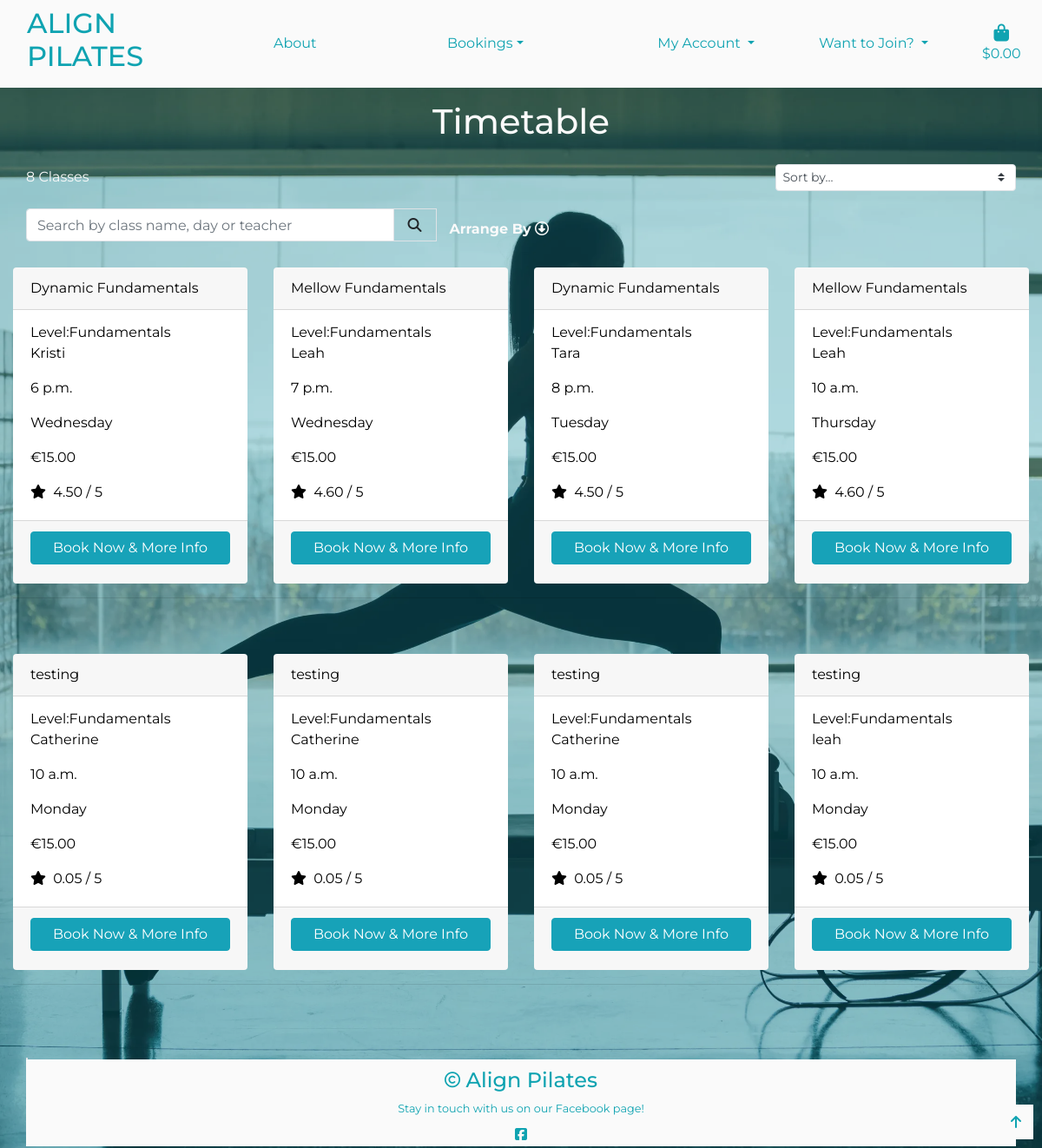
/classes/?level=fundamentals, run on an earlier commit of the app's database.
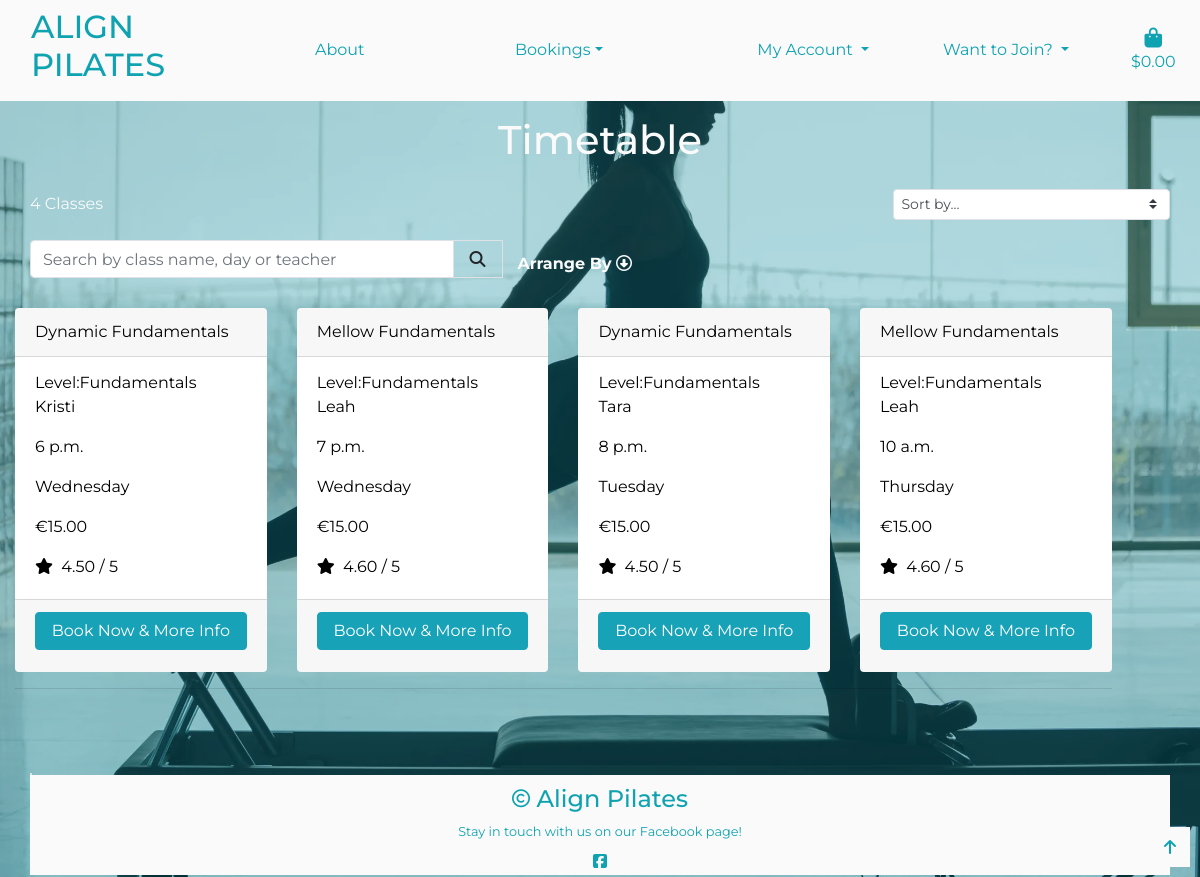
And on a later commit of the database.
### classes/models.py (models this page shows, shortened)
class Class_Type(models.Model):
    name = models.CharField(max_length=254)
    level = models.ForeignKey('Level', null=True, blank=True, on_delete=models.SET_NULL)
    description = models.TextField()
    teacher = models.CharField(max_length=254)
    cost = models.DecimalField(max_digits=4, decimal_places=2)
    time = models.TimeField()
    day = models.CharField(max_length=9)
    rating = models.DecimalField(max_digits=6, decimal_places=2, null=True, blank=True)
    day_number = models.IntegerField(default=1)
    def __str__(self):
        return self.name

class Level(models.Model):
    name = models.CharField(max_length=254)
    friendly_name = models.CharField(max_length=254, null=True, blank=True)
    def __str__(self):
        return self.name

### classes/views.py (the view, shortened to what this page needs)
# urls.py: path('', views.all_classes, name='classes'),
def all_classes(request):
    class_types = Class_Type.objects.all()
    query = None
    levels = None
    direction = None
    sort = None
    if request.GET:
        if 'sort' in request.GET:
            sortkey = request.GET['sort']
            sort = sortkey
            if sortkey == 'name':
                sortkey = 'lower_name'
                class_types = class_types.annotate(lower_name=Lower('name'))
            if 'direction' in request.GET:
                direction = request.GET['direction']
                if direction == 'desc':
                    sortkey = f'-{sortkey}'
            class_types = class_types.order_by(sortkey)
    if request.GET:
        if 'level' in request.GET:
            levels = request.GET['level'].split(',')
            print(levels)
            class_types = class_types.filter(level__friendly_name__in=levels)
            print(class_types)
            levels = Level.objects.filter(friendly_name__in=levels)
    current_sorting = f'{sort}_{direction}'
    context = {
        'class_types': class_types,
        'search_term': query,
        'current_levels': levels,
        'current_sorting': current_sorting,
    }
    return render(request, 'classes/classes.html', context )

### basket/contexts.py (called while the page is built, shortened)
def basket_contents(request):
    basket_items = []
    grand_total = 0
    class_count = 0
    cost = 15
    basket = request.session.get('basket', {})
    context = {
        'basket_items': basket_items,
        'grand_total': grand_total,
        'class_count': class_count,
    }
    return context

### classes/templates/classes/classes.html (shortened to what the changed rows need)
{% extends 'base.html' %}
{% load static %}
{% block content %}
    <div class="overlay"></div>
    <div class="container class-list">
        <div class="row timetable-row">
            <div class="col text-center mt-3">
               <h2 class="timetable-header">Timetable</h2>
            </div>
               <div class="row class-rows">
                <div class="col-12">
                    <div class="row mt-1 mb-2">
                    <div class="col-12 col-md-6 order-md-first">
                        <p class="mt-3 text-center text-md-left">
                            {{ class_types|length }} Classes{% if search_term %} found for <strong>"{{ search_term }}"</strong>{% endif %}
                        </p>
                    </div>
                </div>
        </div>
        <div class="row">
            <div class="class-container col-12">
                <div class="row">
                    {% for class in class_types %}
                    <div class="col-sm-6 col-md-6 col-lg-4 col-xl-3 class-cards">
                        <div class="card h-100 border-0">
                            <div class="card-header">{{ class.name }}</div>
                            <div class="card-body">
                                <p class="card-subtitle">Level:{{ class.level }}</p>
                                <p class="card-text">{{ class.teacher }}</p>
                                <p class="card-text">{{ class.time }}</p>
                                <p class="card-text">{{ class.day }}</p>
                                <p class="card-text">€{{ class.cost }}</p>
                                {% if class.rating %}
                                <p class="card-text"><i class="fas fa-star mr-1"></i> {{ class.rating }} / 5</p>
                                {% else %}
                                <p class="card-text">No Rating</p>
                                {% endif %}
                            </div>
                            <div class="card-footer">
                                <a href="{% url 'class_type' class.id %}" class="btn btn-info btn-block">Book Now & More Info</a>
                            </div>
                        </div>
                    </div>
                        {% if forloop.counter|divisibleby:4 %}
                            <div class="col-12 d-none d-xl-block mb-5">
                                <hr>
                            </div>
                        {% endif %}
                    {% endfor %}
                </div>
            </div>
        </div>
    </div>
{% endblock %}

What changed in the data, as far as the page shows it:
removed Class_Type: name "testing", level "Fundamentals", teacher "Catherine", time "10 a.m.", day "Monday", cost "15.00", rating "0.05"
removed Class_Type: name "testing", level "Fundamentals", teacher "Catherine", time "10 a.m.", day "Monday", cost "15.00", rating "0.05"
removed Class_Type: name "testing", level "Fundamentals", teacher "Catherine", time "10 a.m.", day "Monday", cost "15.00", rating "0.05"
removed Class_Type: name "testing", level "Fundamentals", teacher "leah", time "10 a.m.", day "Monday", cost "15.00", rating "0.05"
Also different on the page:
{{ class_types|length }}: "8" → "4"
